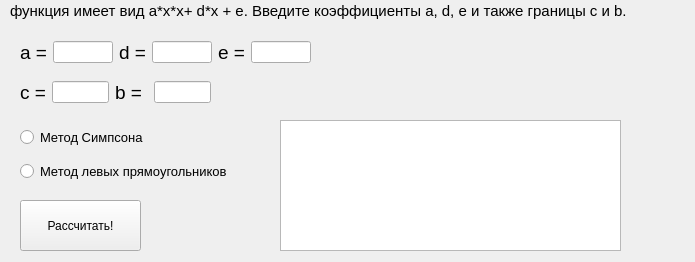
<?xml version="1.0" encoding="UTF-8"?>
<ui version="4.0">
 <class>Form</class>
 <widget class="QWidget" name="Form">
  <property name="geometry">
   <rect>
    <x>0</x>
    <y>0</y>
    <width>695</width>
    <height>262</height>
   </rect>
  </property>
  <property name="minimumSize">
   <size>
    <width>695</width>
    <height>262</height>
   </size>
  </property>
  <property name="maximumSize">
   <size>
    <width>695</width>
    <height>262</height>
   </size>
  </property>
  <property name="windowTitle">
   <string>Form</string>
  </property>
  <widget class="QLabel" name="label">
   <property name="geometry">
    <rect>
     <x>10</x>
     <y>0</y>
     <width>651</width>
     <height>21</height>
    </rect>
   </property>
   <property name="font">
    <font>
     <pointsize>11</pointsize>
    </font>
   </property>
   <property name="text">
    <string>функция имеет вид a*x*x+ d*x + e. Введите коэффициенты a, d, e и также границы c и b.</string>
   </property>
  </widget>
  <widget class="QPushButton" name="pushButton">
   <property name="geometry">
    <rect>
     <x>20</x>
     <y>200</y>
     <width>121</width>
     <height>51</height>
    </rect>
   </property>
   <property name="text">
    <string>Рассчитать!</string>
   </property>
  </widget>
  <widget class="QTextBrowser" name="textBrowser">
   <property name="geometry">
    <rect>
     <x>280</x>
     <y>120</y>
     <width>341</width>
     <height>131</height>
    </rect>
   </property>
  </widget>
  <widget class="QWidget" name="">
   <property name="geometry">
    <rect>
     <x>20</x>
     <y>40</y>
     <width>291</width>
     <height>25</height>
    </rect>
   </property>
   <layout class="QHBoxLayout" name="horizontalLayout">
    <item>
     <widget class="QLabel" name="label_2">
      <property name="font">
       <font>
        <pointsize>14</pointsize>
       </font>
      </property>
      <property name="text">
       <string>a =</string>
      </property>
     </widget>
    </item>
    <item>
     <widget class="QLineEdit" name="lineEdit"/>
    </item>
    <item>
     <widget class="QLabel" name="label_3">
      <property name="font">
       <font>
        <pointsize>14</pointsize>
       </font>
      </property>
      <property name="text">
       <string>d =</string>
      </property>
     </widget>
    </item>
    <item>
     <widget class="QLineEdit" name="lineEdit_2"/>
    </item>
    <item>
     <widget class="QLabel" name="label_4">
      <property name="font">
       <font>
        <pointsize>14</pointsize>
       </font>
      </property>
      <property name="text">
       <string>e =</string>
      </property>
     </widget>
    </item>
    <item>
     <widget class="QLineEdit" name="lineEdit_3"/>
    </item>
   </layout>
  </widget>
  <widget class="QWidget" name="">
   <property name="geometry">
    <rect>
     <x>20</x>
     <y>80</y>
     <width>191</width>
     <height>25</height>
    </rect>
   </property>
   <layout class="QHBoxLayout" name="horizontalLayout_2">
    <item>
     <widget class="QLabel" name="label_6">
      <property name="font">
       <font>
        <pointsize>14</pointsize>
       </font>
      </property>
      <property name="text">
       <string>c =</string>
      </property>
     </widget>
    </item>
    <item>
     <widget class="QLineEdit" name="lineEdit_5"/>
    </item>
    <item>
     <widget class="QLabel" name="label_5">
      <property name="font">
       <font>
        <pointsize>14</pointsize>
       </font>
      </property>
      <property name="text">
       <string>b = </string>
      </property>
     </widget>
    </item>
    <item>
     <widget class="QLineEdit" name="lineEdit_4"/>
    </item>
   </layout>
  </widget>
  <widget class="QWidget" name="">
   <property name="geometry">
    <rect>
     <x>20</x>
     <y>120</y>
     <width>208</width>
     <height>71</height>
    </rect>
   </property>
   <layout class="QVBoxLayout" name="verticalLayout">
    <item>
     <widget class="QRadioButton" name="radioButton">
      <property name="font">
       <font>
        <pointsize>10</pointsize>
       </font>
      </property>
      <property name="text">
       <string>Метод Симпсона</string>
      </property>
     </widget>
    </item>
    <item>
     <widget class="QRadioButton" name="radioButton_2">
      <property name="font">
       <font>
        <pointsize>10</pointsize>
       </font>
      </property>
      <property name="text">
       <string>Метод левых прямоугольников</string>
      </property>
     </widget>
    </item>
   </layout>
  </widget>
 </widget>
 <resources/>
 <connections/>
</ui>
